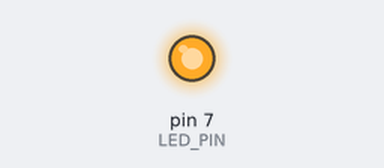
Recording of a sketch running on a simulated Arduino Uno, built with avr-gcc and run on an emulated ATmega328P. On the bench: output pins drawn as LEDs (lit = HIGH).

Above: at 3.0 s.
At 7.5 s:
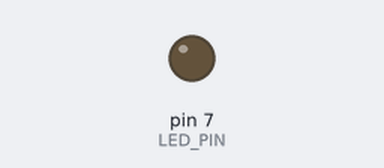
Timing chart, 0 to 11.7 s (numbered marks = the images above):
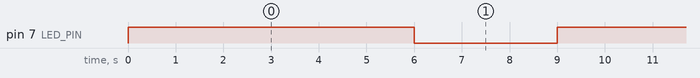

The sketch:

custom_blink.ino
```cpp
const int LED_PIN = 7;

void setup() {
  pinMode(LED_PIN, OUTPUT);
}

void loop() {
  digitalWrite(LED_PIN, HIGH);
  delay(6000);
  digitalWrite(LED_PIN, LOW);
  delay(3000);
}
```

Measured:
- by itself, pin 7 (LED_PIN): alternates HIGH for 6.0 s and LOW for 3.0 s
